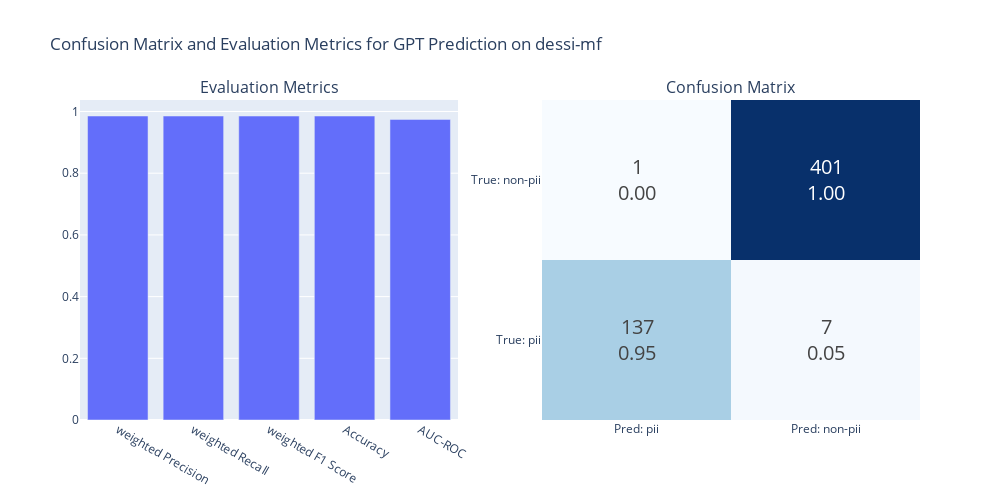

Notebook source saved alongside this figure:
### Code cell
def plot_gpt_results(results_pii, title):
    y_true = results_pii["True Label"].values
    y_pred = results_pii["Prediction"].values
    y_true_bin = [1 if label == "pii" else 0 for label in y_true]
    y_pred_bin = [1 if label == "pii" else 0 for label in y_pred]

    cm = confusion_matrix(y_true, y_pred, labels=["pii", "non-pii"])
    cm_norm = confusion_matrix(y_true, y_pred, labels=["pii", "non-pii"], normalize="true")

    accuracy = accuracy_score(y_true, y_pred)
    f1 = f1_score(y_true, y_pred, average="weighted")
    precision = precision_score(y_true, y_pred, average="weighted")
    recall = recall_score(y_true, y_pred, average="weighted")
    auc_roc = roc_auc_score(y_true_bin, y_pred_bin)

    fig = make_subplots(
        rows=1, cols=2, 
        subplot_titles=["Evaluation Metrics", "Confusion Matrix"]
    )

    metrics = {
        "weighted Precision": precision,
        "weighted Recall": recall,
        "weighted F1 Score": f1,
        "Accuracy": accuracy,
        "AUC-ROC": auc_roc
    }

    fig.add_trace(go.Bar(
        x=list(metrics.keys()),
        y=list(metrics.values()), 
        showlegend=False
    ), row=1, col=1)

    text_values = [
        [f"{cm[0,0]}<br>{cm_norm[0,0]:.2f}", f"{cm[0,1]}<br>{cm_norm[0,1]:.2f}"],
        [f"{cm[1,0]}<br>{cm_norm[1,0]:.2f}", f"{cm[1,1]}<br>{cm_norm[1,1]:.2f}"]
    ]
    cm_heatmap = go.Heatmap(
        z=cm, 
        x=["Pred: pii", "Pred: non-pii"], 
        y=["True: pii", "True: non-pii"], 
        colorscale="Blues", 
        showscale=False,
        text=text_values, 
        texttemplate="%{text}",
        textfont={"size":20},
    )

    fig.add_trace(cm_heatmap, row=1, col=2)

    fig.update_layout(
        title=f"Confusion Matrix and Evaluation Metrics for {title}",
        height=500, 
        width=1000,
        showlegend=False
    )

    fig.show()
plot_gpt_results(results_own_dataset_pii, "GPT Prediction on dessi-mf")

### Figure 1 — Plotly figure (JSON) as saved in the notebook; plotly's stock layout.template omitted (floating-point values rounded to 4 significant figures)
{"data": [{"showlegend": false, "type": "bar", "x": ["weighted Precision", "weighted Recall", "weighted F1 Score", "Accuracy", "AUC-ROC"], "xaxis": "x", "y": [0.9855, 0.9853, 0.9852, 0.9853, 0.9745], "yaxis": "y"}, {"colorscale": [[0, "rgb(247,251,255)"], [0.125, "rgb(222,235,247)"], [0.25, "rgb(198,219,239)"], [0.375, "rgb(158,202,225)"], [0.5, "rgb(107,174,214)"], [0.625, "rgb(66,146,198)"], [0.75, "rgb(33,113,181)"], [0.875, "rgb(8,81,156)"], [1, "rgb(8,48,107)"]], "showscale": false, "text": [["137<br>0.95", "7<br>0.05"], ["1<br>0.00", "401<br>1.00"]], "textfont": {"size": 20}, "texttemplate": "%{text}", "type": "heatmap", "x": ["Pred: pii", "Pred: non-pii"], "xaxis": "x2", "y": ["True: pii", "True: non-pii"], "yaxis": "y2", "z": [[137, 7], [1, 401]]}], "layout": {"annotations": [{"font": {"size": 16}, "showarrow": false, "text": "Evaluation Metrics", "x": 0.225, "xanchor": "center", "xref": "paper", "y": 1, "yanchor": "bottom", "yref": "paper"}, {"font": {"size": 16}, "showarrow": false, "text": "Confusion Matrix", "x": 0.775, "xanchor": "center", "xref": "paper", "y": 1, "yanchor": "bottom", "yref": "paper"}], "height": 500, "showlegend": false, "title": {"text": "Confusion Matrix and Evaluation Metrics for GPT Prediction on dessi-mf"}, "width": 1000, "xaxis": {"anchor": "y", "domain": [0, 0.45]}, "xaxis2": {"anchor": "y2", "domain": [0.55, 1]}, "yaxis": {"anchor": "x", "domain": [0, 1]}, "yaxis2": {"anchor": "x2", "domain": [0, 1]}}}
